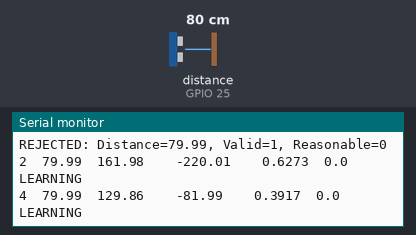
The sketch below on a simulated ESP32. Shown: the last lines printed to the serial monitor. Wiring (inferred from the names in the program): ultrasonic range finder: trigger GPIO 33; echo GPIO 25. Inputs (shaded band) come from the test bench; at power-on: distance to the obstacle (sensor on GPIO 25) 80 cm. The echo pulse lasts 58.3 µs per cm.

Above: at 5.6 s.
5.7 s: distance to the obstacle (sensor on GPIO 25) set to 9 cm
At 6.9 s:
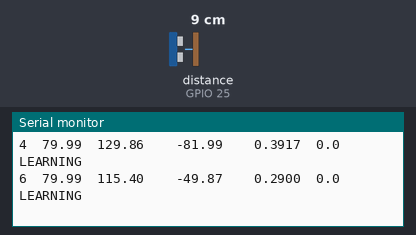
7.2 s: distance to the obstacle (sensor on GPIO 25) set to 12 cm
At 8.9 s:
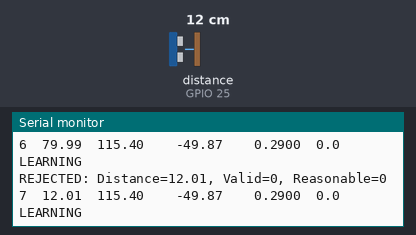
Timing chart, 0 to 10.4 s (numbered marks = the images above; inputs shaded):
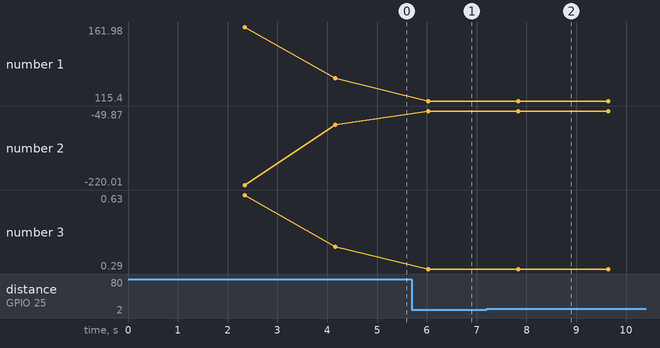

Measured:
- after the input at 5.7 s, the serial monitor: prints a new line after 0.33 s (image 1)
- after the input at 7.2 s, the serial monitor: prints a new line after 0.63 s (image 2)

The sketch:

ultraSonicSensorWithKalmanFilter.ino
```cpp
#include <OneWire.h>
#include <DallasTemperature.h>

#define echoPin 25
#define trigPin 33
//#define tempPin 4

// JSN-SR04T constants - DISTANCE ONLY
const float MIN_DISTANCE = 30.0; // JSN-SR04T minimum distance (30cm)
const float MAX_DISTANCE = 570.0; // JSN-SR04T maximum distance (5.7m)

//OneWire oneWire(tempPin);
//DallasTemperature tempSensor(&oneWire);

class ImprovedDistanceKalman {
private:
    float Q, R, P, K, X;
    float lastGoodMeasurement;
    unsigned long lastUpdateTime;
    int consecutiveInvalidReadings;
    float innovation; // Innovation (measurement residual)
    int measurementCount;

public:
    ImprovedDistanceKalman() {
        // TUNED parameters for JSN-SR04T
        Q = 0.05;  // Lower process noise - distances change slowly
        R = 1.5;   // Lower measurement noise - JSN-SR04T is quite accurate
        P = 5.0;   // Lower initial uncertainty
        X = 300.0; // Better initial estimate (3m)
        lastGoodMeasurement = X;
        lastUpdateTime = millis();
        consecutiveInvalidReadings = 0;
        innovation = 0.0;
        measurementCount = 0;
    }

    float updateDistance(float rawDistance) {
        // Enhanced validation with trend checking
        bool isValidDistance = (rawDistance >= MIN_DISTANCE && rawDistance <= MAX_DISTANCE);

        // Check for reasonable change rate (max 50cm change per second)
        unsigned long currentTime = millis();
        float timeDiff = (currentTime - lastUpdateTime) / 1000.0; // seconds
        float maxChange = 50.0 * timeDiff; // 50cm/s max change

        bool isReasonableChange = true;
        if (measurementCount > 0) {
            float changeMagnitude = abs(rawDistance - lastGoodMeasurement);
            isReasonableChange = (changeMagnitude <= maxChange || timeDiff > 5.0);
        }

        if (isValidDistance && isReasonableChange) {
            // Calculate innovation
            innovation = rawDistance - X;

            // Adaptive noise based on innovation
            if (abs(innovation) > 20.0) {
                // Large innovation - increase measurement noise temporarily
                R = 3.0;
            } else if (abs(innovation) < 5.0) {
                // Small innovation - trust measurement more
                R = 1.0;
            } else {
                R = 1.5; // Default
            }

            // Kalman filter equations
            P = P + Q;
            K = P / (P + R);
            X = X + K * innovation;
            P = (1 - K) * P;

            lastGoodMeasurement = X;
            lastUpdateTime = currentTime;
            consecutiveInvalidReadings = 0;
            measurementCount++;
            return X;
        } else {
            // Invalid measurement
            consecutiveInvalidReadings++;

            Serial.print("REJECTED: Distance=");
            Serial.print(rawDistance);
            Serial.print(", Valid=");
            Serial.print(isValidDistance);
            Serial.print(", Reasonable=");
            Serial.println(isReasonableChange);

            // If too many consecutive invalid readings, reset filter
            if (consecutiveInvalidReadings > 15) {
                resetFilter();
                consecutiveInvalidReadings = 0;
            }

            return lastGoodMeasurement;
        }
    }

    void resetFilter() {
        P = 5.0;
        Q = 0.05;
        R = 1.5;
        X = 300.0; // Reset to 3m distance
        lastGoodMeasurement = X;
        measurementCount = 0;
        Serial.println("FILTER RESET!");
    }

    float getCurrentDistance() { return X; }
    float getKalmanGain() { return K; }
    float getInnovation() { return innovation; }
    bool isStable() { return (K < 0.02 && measurementCount > 10); } // More strict
    int getInvalidCount() { return consecutiveInvalidReadings; }
    int getMeasurementCount() { return measurementCount; }

    // Get filter confidence (0-100%)
    float getConfidence() {
        if (measurementCount < 5) return 0.0;
        float confidence = 100.0 * (1.0 - K);
        return min(confidence, 100.0f);
    }
};

ImprovedDistanceKalman distanceFilter;

// Enhanced JSN-SR04T measurement function
float getJSNDistance() {
    // Multiple pulse attempt for better reliability
    for (int attempt = 0; attempt < 3; attempt++) {
        digitalWrite(trigPin, LOW);
        delayMicroseconds(5);
        digitalWrite(trigPin, HIGH);
        delayMicroseconds(20);
        digitalWrite(trigPin, LOW);

        unsigned long duration = pulseIn(echoPin, HIGH, 50000);

        if (duration > 0) {
            float distance = (duration * 0.0343) / 2.0;
            // Quick sanity check
            if (distance >= 10.0 && distance <= 600.0) {
                return distance;
            }
        }

        delay(10); // Small delay before retry
    }

    return -1; // All attempts failed
}

// Enhanced median filter with outlier rejection
float getMedianDistance(int samples = 3) { // Reduced samples for faster response
    float readings[samples];
    int validReadings = 0;

    for (int i = 0; i < samples; i++) {
        float distance = getJSNDistance();

        if (distance > 0) {
            readings[validReadings] = distance;
            validReadings++;
        }

        delay(100); // Reduced delay
    }

    if (validReadings == 0) {
        return -1;
    }

    // Sort readings
    for (int i = 0; i < validReadings - 1; i++) {
        for (int j = 0; j < validReadings - i - 1; j++) {
            if (readings[j] > readings[j + 1]) {
                float temp = readings[j];
                readings[j] = readings[j + 1];
                readings[j + 1] = temp;
            }
        }
    }

    // Return median
    return readings[validReadings / 2];
}

void setup() {
    pinMode(trigPin, OUTPUT);
    pinMode(echoPin, INPUT);
    Serial.begin(115200);
    delay(2000);

    Serial.println("Improved JSN-SR04T Distance Monitoring with Tuned Kalman Filter");
    Serial.println("================================================================");
    Serial.println("Distance Range: 30cm - 570cm");
    Serial.println("Filter: Q=0.05, R=1.5, P=5.0");
    Serial.println();
    Serial.println("Time(s)\tRaw(cm)\tFiltered(cm)\tInnovation\tGain\tConfidence%\tStatus");

    // Test sensor connectivity
    Serial.println("Testing JSN-SR04T sensor...");
    float testDist = getJSNDistance();
    if (testDist > 0) {
        Serial.print("Sensor OK - Initial reading: ");
        Serial.print(testDist);
        Serial.println(" cm");

        // Initialize filter with first reading
        distanceFilter.updateDistance(testDist);
    } else {
        Serial.println("Warning: No response from sensor!");
    }
    Serial.println("Starting measurements...");
}

void loop() {
    // Get median distance from multiple readings
    float rawDistance = getMedianDistance(3);

    if (rawDistance < 0) {
        Serial.print(millis()/1000);
        Serial.print("\t");
        Serial.print("NO_ECHO");
        Serial.print("\t");
        Serial.print(distanceFilter.getCurrentDistance(), 2);
        Serial.print("\t\t");
        Serial.print("---");
        Serial.print("\t\t");
        Serial.print(distanceFilter.getKalmanGain(), 4);
        Serial.print("\t");
        Serial.print(distanceFilter.getConfidence(), 1);
        Serial.print("\t\t");
        Serial.println("ERROR");

        delay(2000);
        return;
    }

    // Update distance with Kalman filter
    float kalmanDistance = distanceFilter.updateDistance(rawDistance);

    // Print detailed results
    Serial.print(millis()/1000);
    Serial.print("\t");
    Serial.print(rawDistance, 2);
    Serial.print("\t");
    Serial.print(kalmanDistance, 2);
    Serial.print("\t\t");
    Serial.print(distanceFilter.getInnovation(), 2);
    Serial.print("\t\t");
    Serial.print(distanceFilter.getKalmanGain(), 4);
    Serial.print("\t");
    Serial.print(distanceFilter.getConfidence(), 1);
    Serial.print("\t\t");

    if (distanceFilter.isStable()) {
        Serial.println("STABLE");
    } else {
        Serial.println("LEARNING");
    }

    delay(1500); // Faster sampling for better tracking
}
```
